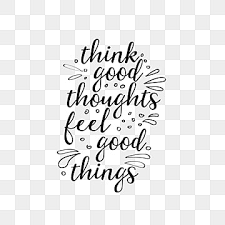
#> input picture imgg.png, 225 x 225 px, found by its file name
$ python project1.py
#> lines starting #> are read from the running program, lines starting #| are printed output that depends on the picture
#IMAGE CONVERSION PROJECT COLORED IMAGE INTO GRAYSCALE ;
import cv2
#path=input("enter the path of image");
#Now read image ; r->raw string
path=r"C:\Users\rashm\OneDrive\Desktop\cp\Learning-OPEN_CV\imgg.png"
img1= cv2.imread(path,0) #pass zero for grayscale ;
#> img1 is the input picture: shape (225, 225); min 0, max 255, mean 234.5
img1=cv2.flip(img1,0) #accept 3 parameters 0,-1,1;
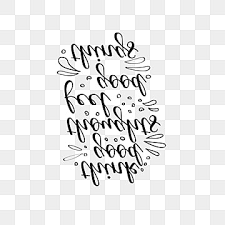
#> img1: shape (225, 225); min 0, max 255, mean 234.5
cv2.imshow("converted image",img1)
k=cv2.waitKey(0);
#> (key Esc is pressed here)
if k==ord("s") :#now it will save whenever press s
    cv2.imwrite("C:\\Users\\rashm\\OneDrive\\Desktop\\cp\\Learning-OPEN_CV\\output.jpg",img1) ;

    cv2.destroyAllWindows() ;
